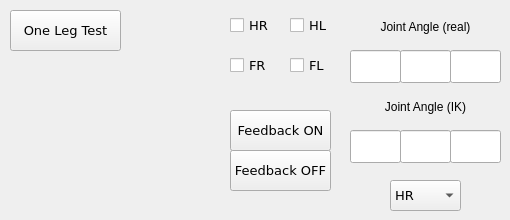
      <widget class="QWidget" name="tab_9">
       <attribute name="title">
        <string>One Leg Control</string>
       </attribute>
       <widget class="QPushButton" name="BTN_OneLegTest">
        <property name="geometry">
         <rect>
          <x>10</x>
          <y>10</y>
          <width>111</width>
          <height>41</height>
         </rect>
        </property>
        <property name="font">
         <font>
          <family>DejaVu Sans</family>
          <pointsize>10</pointsize>
         </font>
        </property>
        <property name="text">
         <string>One Leg Test</string>
        </property>
       </widget>
       <widget class="QCheckBox" name="CB_legcon_FL">
        <property name="geometry">
         <rect>
          <x>290</x>
          <y>50</y>
          <width>51</width>
          <height>31</height>
         </rect>
        </property>
        <property name="font">
         <font>
          <family>DejaVu Sans</family>
          <pointsize>10</pointsize>
         </font>
        </property>
        <property name="text">
         <string>FL</string>
        </property>
        <property name="checked">
         <bool>false</bool>
        </property>
       </widget>
       <widget class="QCheckBox" name="CB_legcon_FR">
        <property name="geometry">
         <rect>
          <x>230</x>
          <y>50</y>
          <width>51</width>
          <height>31</height>
         </rect>
        </property>
        <property name="font">
         <font>
          <family>DejaVu Sans</family>
          <pointsize>10</pointsize>
         </font>
        </property>
        <property name="text">
         <string>FR</string>
        </property>
        <property name="checked">
         <bool>false</bool>
        </property>
       </widget>
       <widget class="QCheckBox" name="CB_legcon_HR">
        <property name="geometry">
         <rect>
          <x>230</x>
          <y>10</y>
          <width>51</width>
          <height>31</height>
         </rect>
        </property>
        <property name="font">
         <font>
          <family>DejaVu Sans</family>
          <pointsize>10</pointsize>
         </font>
        </property>
        <property name="text">
         <string>HR</string>
        </property>
        <property name="checked">
         <bool>false</bool>
        </property>
       </widget>
       <widget class="QCheckBox" name="CB_legcon_HL">
        <property name="geometry">
         <rect>
          <x>290</x>
          <y>10</y>
          <width>51</width>
          <height>31</height>
         </rect>
        </property>
        <property name="font">
         <font>
          <family>DejaVu Sans</family>
          <pointsize>10</pointsize>
         </font>
        </property>
        <property name="text">
         <string>HL</string>
        </property>
        <property name="checked">
         <bool>false</bool>
        </property>
       </widget>
       <widget class="QPushButton" name="BTN_OneLegTest_ON">
        <property name="geometry">
         <rect>
          <x>230</x>
          <y>110</y>
          <width>101</width>
          <height>41</height>
         </rect>
        </property>
        <property name="font">
         <font>
          <family>DejaVu Sans</family>
          <pointsize>10</pointsize>
         </font>
        </property>
        <property name="text">
         <string>Feedback ON</string>
        </property>
       </widget>
       <widget class="QPushButton" name="BTN_OneLegTest_OFF">
        <property name="geometry">
         <rect>
          <x>230</x>
          <y>150</y>
          <width>101</width>
          <height>41</height>
         </rect>
        </property>
        <property name="font">
         <font>
          <family>DejaVu Sans</family>
          <pointsize>10</pointsize>
         </font>
        </property>
        <property name="text">
         <string>Feedback OFF</string>
        </property>
       </widget>
       <widget class="QLabel" name="label_8">
        <property name="geometry">
         <rect>
          <x>350</x>
          <y>10</y>
          <width>151</width>
          <height>33</height>
         </rect>
        </property>
        <property name="sizePolicy">
         <sizepolicy hsizetype="Preferred" vsizetype="Expanding">
          <horstretch>0</horstretch>
          <verstretch>0</verstretch>
         </sizepolicy>
        </property>
        <property name="text">
         <string>Joint Angle (real)</string>
        </property>
        <property name="alignment">
         <set>Qt::AlignCenter</set>
        </property>
       </widget>
       <widget class="QLineEdit" name="LE_jpos_real_R">
        <property name="geometry">
         <rect>
          <x>350</x>
          <y>50</y>
          <width>51</width>
          <height>33</height>
         </rect>
        </property>
        <property name="sizePolicy">
         <sizepolicy hsizetype="Expanding" vsizetype="Expanding">
          <horstretch>0</horstretch>
          <verstretch>0</verstretch>
         </sizepolicy>
        </property>
        <property name="text">
         <string/>
        </property>
       </widget>
       <widget class="QLineEdit" name="LE_jpos_real_P">
        <property name="geometry">
         <rect>
          <x>400</x>
          <y>50</y>
          <width>51</width>
          <height>33</height>
         </rect>
        </property>
        <property name="sizePolicy">
         <sizepolicy hsizetype="Expanding" vsizetype="Expanding">
          <horstretch>0</horstretch>
          <verstretch>0</verstretch>
         </sizepolicy>
        </property>
        <property name="text">
         <string/>
        </property>
       </widget>
       <widget class="QLineEdit" name="LE_jpos_real_K">
        <property name="geometry">
         <rect>
          <x>450</x>
          <y>50</y>
          <width>51</width>
          <height>33</height>
         </rect>
        </property>
        <property name="sizePolicy">
         <sizepolicy hsizetype="Expanding" vsizetype="Expanding">
          <horstretch>0</horstretch>
          <verstretch>0</verstretch>
         </sizepolicy>
        </property>
        <property name="text">
         <string/>
        </property>
       </widget>
       <widget class="QLabel" name="label_9">
        <property name="geometry">
         <rect>
          <x>350</x>
          <y>90</y>
          <width>151</width>
          <height>33</height>
         </rect>
        </property>
        <property name="sizePolicy">
         <sizepolicy hsizetype="Preferred" vsizetype="Expanding">
          <horstretch>0</horstretch>
          <verstretch>0</verstretch>
         </sizepolicy>
        </property>
        <property name="text">
         <string>Joint Angle (IK)</string>
        </property>
        <property name="alignment">
         <set>Qt::AlignCenter</set>
        </property>
       </widget>
       <widget class="QLineEdit" name="LE_jpos_IK_K">
        <property name="geometry">
         <rect>
          <x>450</x>
          <y>130</y>
          <width>51</width>
          <height>33</height>
         </rect>
        </property>
        <property name="sizePolicy">
         <sizepolicy hsizetype="Expanding" vsizetype="Expanding">
          <horstretch>0</horstretch>
          <verstretch>0</verstretch>
         </sizepolicy>
        </property>
        <property name="text">
         <string/>
        </property>
       </widget>
       <widget class="QLineEdit" name="LE_jpos_IK_P">
        <property name="geometry">
         <rect>
          <x>400</x>
          <y>130</y>
          <width>51</width>
          <height>33</height>
         </rect>
        </property>
        <property name="sizePolicy">
         <sizepolicy hsizetype="Expanding" vsizetype="Expanding">
          <horstretch>0</horstretch>
          <verstretch>0</verstretch>
         </sizepolicy>
        </property>
        <property name="text">
         <string/>
        </property>
       </widget>
       <widget class="QLineEdit" name="LE_jpos_IK_R">
        <property name="geometry">
         <rect>
          <x>350</x>
          <y>130</y>
          <width>51</width>
          <height>33</height>
         </rect>
        </property>
        <property name="sizePolicy">
         <sizepolicy hsizetype="Expanding" vsizetype="Expanding">
          <horstretch>0</horstretch>
          <verstretch>0</verstretch>
         </sizepolicy>
        </property>
        <property name="text">
         <string/>
        </property>
       </widget>
       <widget class="QComboBox" name="Combo_IK_leg">
        <property name="geometry">
         <rect>
          <x>390</x>
          <y>180</y>
          <width>71</width>
          <height>31</height>
         </rect>
        </property>
        <property name="font">
         <font>
          <family>DejaVu Sans</family>
          <pointsize>10</pointsize>
         </font>
        </property>
        <property name="currentText">
         <string>HR</string>
        </property>
        <property name="currentIndex">
         <number>0</number>
        </property>
        <property name="maxVisibleItems">
         <number>10</number>
        </property>
        <item>
         <property name="text">
          <string>HR</string>
         </property>
        </item>
        <item>
         <property name="text">
          <string>HL</string>
         </property>
        </item>
        <item>
         <property name="text">
          <string>FR</string>
         </property>
        </item>
        <item>
         <property name="text">
          <string>FL</string>
         </property>
        </item>
       </widget>
      </widget>
